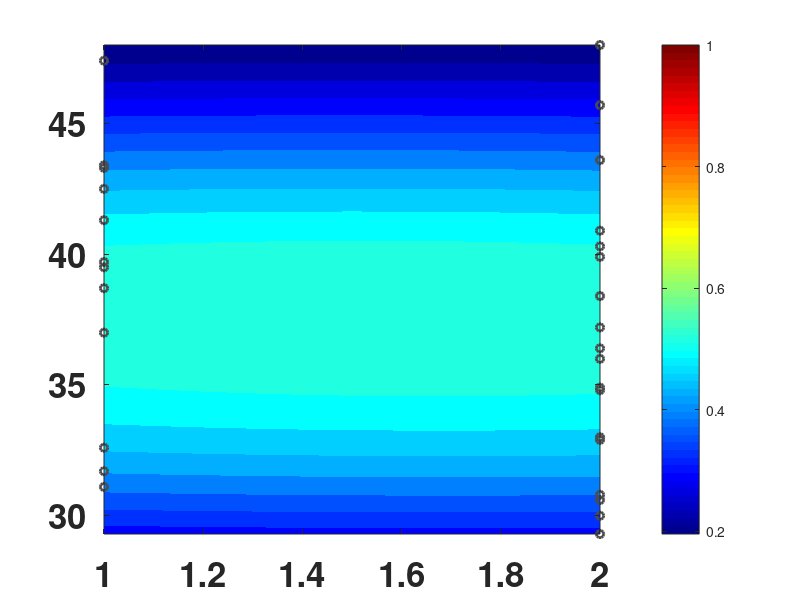

MATLAB code for this plot:
data = csvread('data.csv');
x = data(:, 1);
y = data(:, 2);
bandwidth = 4; 
[X, Y] = meshgrid(min(x):0.1:max(x), min(y):0.1:max(y));
Z = zeros(size(X));
for j = 1:length(x)
    Z = Z + exp(-((X - x(j)).^2 + (Y - y(j)).^2) / (2 * bandwidth^2));
end

num_points = length(x); 
Z = Z / num_points; 

figure;
contourf(X, Y, Z, 'LineStyle', 'none');
hold on; 
scatter(x, y, 30, 'w', 'o', 'LineWidth', 2, 'MarkerEdgeColor', [0.3 0.3 0.3]);
colormap(jet); 
colorbar; 
set(gca,'FontSize',25, 'FontWeight', 'bold'); 
